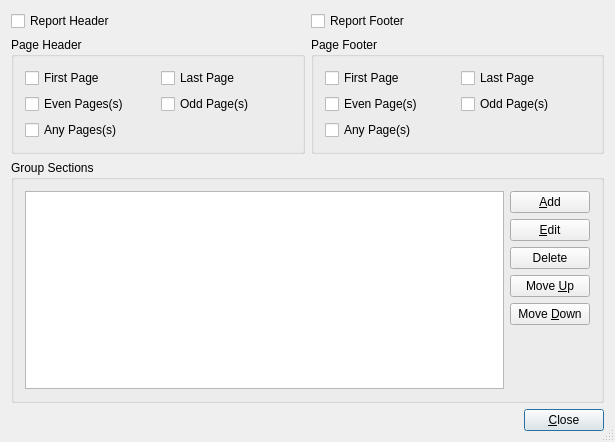
<?xml version="1.0" encoding="UTF-8"?>
<ui version="4.0">
 <comment> * OpenRPT report writer and rendering engine
 * Copyright (C) 2001-2007 by OpenMFG, LLC (info@openmfg.com)
 * Copyright (C) 2007-2008 by Adam Pigg (adam@piggz.co.uk)
 *
 * This library is free software; you can redistribute it and/or
 * modify it under the terms of the GNU Lesser General Public
 * License as published by the Free Software Foundation; either
 * version 2.1 of the License, or (at your option) any later version.
 *
 * This library is distributed in the hope that it will be useful,
 * but WITHOUT ANY WARRANTY; without even the implied warranty of
 * MERCHANTABILITY or FITNESS FOR A PARTICULAR PURPOSE. See the GNU
 * Lesser General Public License for more details.
 *
 * You should have received a copy of the GNU Lesser General Public
 * License along with this library.  If not, see http://www.gnu.org/licenses/.</comment>
 <class>SectionEditor</class>
 <widget class="QDialog" name="SectionEditor">
  <property name="geometry">
   <rect>
    <x>0</x>
    <y>0</y>
    <width>615</width>
    <height>442</height>
   </rect>
  </property>
  <property name="windowTitle">
   <string>Section Editor</string>
  </property>
  <property name="sizeGripEnabled">
   <bool>true</bool>
  </property>
  <layout class="QVBoxLayout">
   <item>
    <layout class="QGridLayout">
     <property name="margin">
      <number>0</number>
     </property>
     <property name="spacing">
      <number>6</number>
     </property>
     <item row="0" column="0">
      <widget class="QCheckBox" name="cbReportHeader">
       <property name="text">
        <string>Report Header</string>
       </property>
      </widget>
     </item>
     <item row="1" column="1">
      <widget class="QGroupBox" name="gbPageFooter">
       <property name="title">
        <string>Page Footer</string>
       </property>
       <layout class="QGridLayout">
        <property name="margin">
         <number>11</number>
        </property>
        <property name="spacing">
         <number>6</number>
        </property>
        <item row="1" column="0">
         <widget class="QCheckBox" name="cbFootEven">
          <property name="text">
           <string>Even Page(s)</string>
          </property>
         </widget>
        </item>
        <item row="0" column="0">
         <widget class="QCheckBox" name="cbFootFirst">
          <property name="text">
           <string>First Page</string>
          </property>
         </widget>
        </item>
        <item row="0" column="1">
         <widget class="QCheckBox" name="cbFootLast">
          <property name="text">
           <string>Last Page</string>
          </property>
         </widget>
        </item>
        <item row="1" column="1">
         <widget class="QCheckBox" name="cbFootOdd">
          <property name="text">
           <string>Odd Page(s)</string>
          </property>
         </widget>
        </item>
        <item row="2" column="0">
         <widget class="QCheckBox" name="cbFootAny">
          <property name="text">
           <string>Any Page(s)</string>
          </property>
         </widget>
        </item>
       </layout>
      </widget>
     </item>
     <item row="0" column="1">
      <widget class="QCheckBox" name="cbReportFooter">
       <property name="text">
        <string>Report Footer</string>
       </property>
      </widget>
     </item>
     <item row="1" column="0">
      <widget class="QGroupBox" name="gbPageHeader">
       <property name="title">
        <string>Page Header</string>
       </property>
       <layout class="QGridLayout">
        <property name="margin">
         <number>11</number>
        </property>
        <property name="spacing">
         <number>6</number>
        </property>
        <item row="0" column="1">
         <widget class="QCheckBox" name="cbHeadLast">
          <property name="text">
           <string>Last Page</string>
          </property>
         </widget>
        </item>
        <item row="1" column="1">
         <widget class="QCheckBox" name="cbHeadOdd">
          <property name="text">
           <string>Odd Page(s)</string>
          </property>
         </widget>
        </item>
        <item row="0" column="0">
         <widget class="QCheckBox" name="cbHeadFirst">
          <property name="text">
           <string>First Page</string>
          </property>
         </widget>
        </item>
        <item row="1" column="0">
         <widget class="QCheckBox" name="cbHeadEven">
          <property name="text">
           <string>Even Pages(s)</string>
          </property>
         </widget>
        </item>
        <item row="2" column="0">
         <widget class="QCheckBox" name="cbHeadAny">
          <property name="text">
           <string>Any Pages(s)</string>
          </property>
         </widget>
        </item>
       </layout>
      </widget>
     </item>
    </layout>
   </item>
   <item>
    <widget class="QGroupBox" name="GroupBox1">
     <property name="title">
      <string>Group Sections</string>
     </property>
     <layout class="QHBoxLayout">
      <property name="spacing">
       <number>6</number>
      </property>
      <property name="margin">
       <number>11</number>
      </property>
      <item>
       <widget class="QListWidget" name="lbGroups"/>
      </item>
      <item>
       <layout class="QVBoxLayout">
        <property name="spacing">
         <number>6</number>
        </property>
        <property name="margin">
         <number>0</number>
        </property>
        <item>
         <widget class="QPushButton" name="btnAdd">
          <property name="text">
           <string>&amp;Add</string>
          </property>
         </widget>
        </item>
        <item>
         <widget class="QPushButton" name="btnEdit">
          <property name="text">
           <string>&amp;Edit</string>
          </property>
         </widget>
        </item>
        <item>
         <widget class="QPushButton" name="btnRemove">
          <property name="text">
           <string>Delete</string>
          </property>
         </widget>
        </item>
        <item>
         <widget class="QPushButton" name="btnMoveUp">
          <property name="text">
           <string>Move &amp;Up</string>
          </property>
         </widget>
        </item>
        <item>
         <widget class="QPushButton" name="brnMoveDown">
          <property name="text">
           <string>Move &amp;Down</string>
          </property>
         </widget>
        </item>
        <item>
         <spacer>
          <property name="orientation">
           <enum>Qt::Vertical</enum>
          </property>
          <property name="sizeType">
           <enum>QSizePolicy::Expanding</enum>
          </property>
          <property name="sizeHint" stdset="0">
           <size>
            <width>20</width>
            <height>40</height>
           </size>
          </property>
         </spacer>
        </item>
       </layout>
      </item>
     </layout>
    </widget>
   </item>
   <item>
    <layout class="QHBoxLayout">
     <property name="spacing">
      <number>6</number>
     </property>
     <property name="margin">
      <number>0</number>
     </property>
     <item>
      <spacer>
       <property name="orientation">
        <enum>Qt::Horizontal</enum>
       </property>
       <property name="sizeType">
        <enum>QSizePolicy::Expanding</enum>
       </property>
       <property name="sizeHint" stdset="0">
        <size>
         <width>20</width>
         <height>20</height>
        </size>
       </property>
      </spacer>
     </item>
     <item>
      <widget class="QPushButton" name="buttonOk">
       <property name="text">
        <string>&amp;Close</string>
       </property>
       <property name="autoDefault">
        <bool>true</bool>
       </property>
       <property name="default">
        <bool>true</bool>
       </property>
      </widget>
     </item>
    </layout>
   </item>
  </layout>
 </widget>
 <layoutdefault spacing="6" margin="11"/>
 <tabstops>
  <tabstop>cbReportHeader</tabstop>
  <tabstop>cbReportFooter</tabstop>
  <tabstop>cbHeadFirst</tabstop>
  <tabstop>cbHeadLast</tabstop>
  <tabstop>cbHeadEven</tabstop>
  <tabstop>cbHeadOdd</tabstop>
  <tabstop>cbHeadAny</tabstop>
  <tabstop>cbFootFirst</tabstop>
  <tabstop>cbFootLast</tabstop>
  <tabstop>cbFootEven</tabstop>
  <tabstop>cbFootOdd</tabstop>
  <tabstop>cbFootAny</tabstop>
  <tabstop>buttonOk</tabstop>
 </tabstops>
 <resources/>
 <connections/>
</ui>
